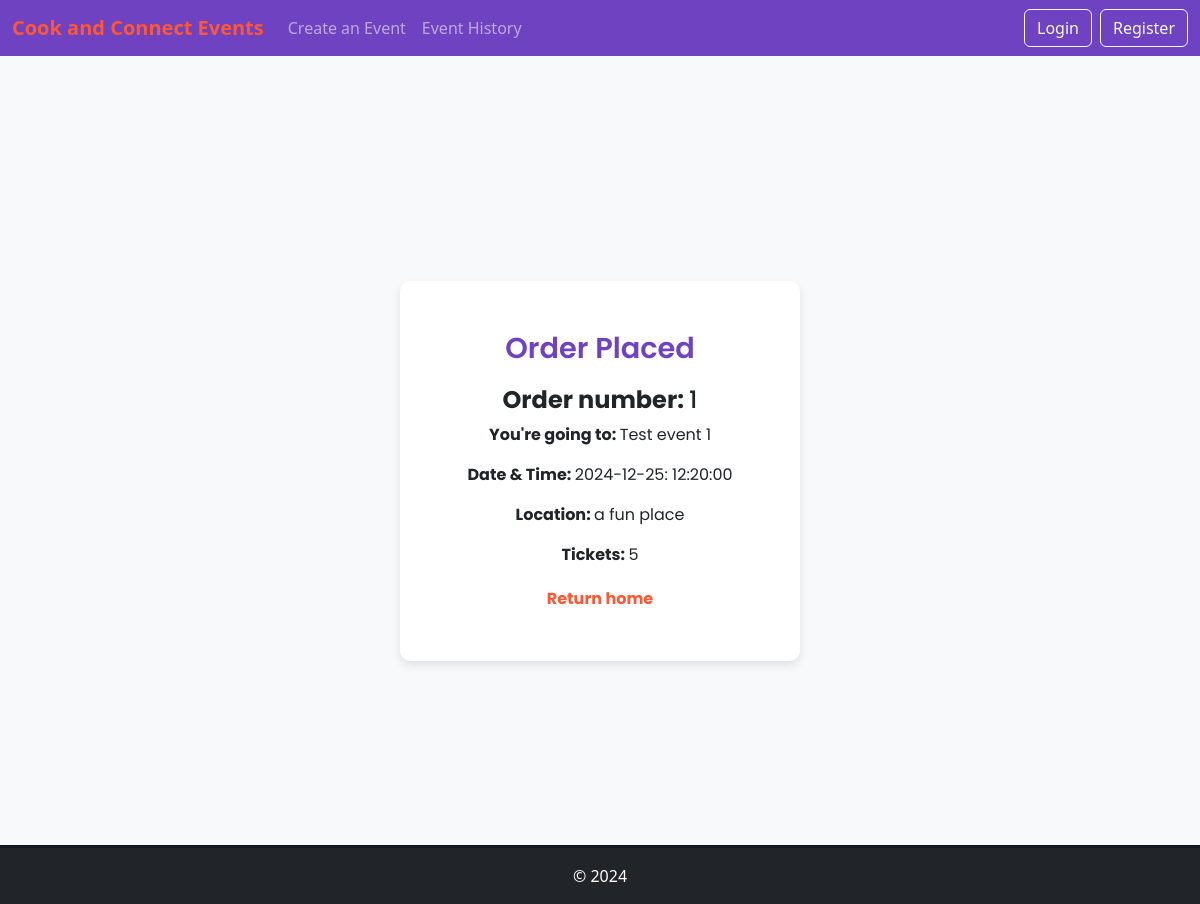
/order?id=1, run on the app's committed database.
### website/models.py (models this page shows)
class Order(db.Model):
    __tablename__ = "order"
    id = db.Column(db.Integer, primary_key=True)
    tickets = db.Column(db.Integer, nullable=False)
    event_id = db.Column(db.Integer, db.ForeignKey('events.id'))
    user_id = db.Column(db.Integer, db.ForeignKey('users.id'))

class Event(db.Model):
    __tablename__ = "events"
    id = db.Column(db.Integer, primary_key=True)
    user_id = db.Column(db.Integer, db.ForeignKey('users.id'))
    Title = db.Column(db.String(255), nullable=False)
    Description = db.Column(db.String(255), nullable=False)
    Image = db.Column(db.String(60), nullable=False, default='default.jpg')
    Start_time = db.Column(db.Time, nullable=False)
    Start_date = db.Column(db.Date, nullable=False)
    Venue = db.Column(db.String(32), nullable=False)
    Category = db.Column(db.String(32), nullable=False)
    Tickets_available = db.Column(db.Integer, nullable=False)
    Status = db.Column(db.String(32), nullable=False)
    comments = db.relationship('Comment', backref='event')
    orders = db.relationship('Order', backref='event')

### website/views.py (the view)
@main_bp.route('/order', methods=['GET'])
def orderDetails():
    order_id = request.args.get('id')
    order = Order.query.filter_by(id=order_id).first()
    event = Event.query.filter_by(id=order.event_id).first()
    user = check_login(current_user)
    return render_template('order.html', order=order, event=event, user=user)

### website/views.py (called while the page is built)
def check_login(current_user):
    return current_user if current_user.is_authenticated else None

### website/templates/order.html
{% extends 'base.html' %}
{% block content %}
<div class="login-page">
    <div class="login-container">
        <h2 class="login-title">Order Placed</h2>
        <div>
            <h4><strong>Order number: </strong>{{ order.id }}</h4>
            <p><strong>You're going to: </strong>{{ event.Title }}</p>
            <p><strong>Date & Time: </strong>{{ event.Start_date }}: {{ event.Start_time }}</p>
            <p><strong>Location: </strong>{{ event.Venue }}</p>
            <p><strong>Tickets: </strong>{{ order.tickets }}</p>
        </div>
        <div class="register-link">
            <a href="{{ url_for('main.index') }}">Return home</a>
        </div>
    </div>
</div>
{% endblock %}

### website/static/style/style.css (style rules this page uses)
html { height: 100%; margin: 0; font-family: 'Poppins', sans-serif; }
.login-page { font-family: 'Poppins', sans-serif; background-color: #f8f9fa; display: flex; align-items: center; justify-content: center; min-height: 100vh; margin: 0; }
.login-container { max-width: 400px; width: 100%; background-color: white; padding: 50px 30px; border-radius: 10px; box-shadow: 0 4px 8px rgba(0, 0, 0, 0.1); text-align: center; margin-top: 30px; }
.login-title { color: #6f42c1; font-size: 1.8rem; font-weight: 600; margin-bottom: 20px; }
.register-link { margin-top: 20px; }
.register-link a { color: #ff5733; font-weight: bold; text-decoration: none; }

### data on the page
Order: id "1", tickets "5"
Event: Title "Test event 1", Start_date "2024-12-25", Start_time "12:20:00", Venue "a fun place"
